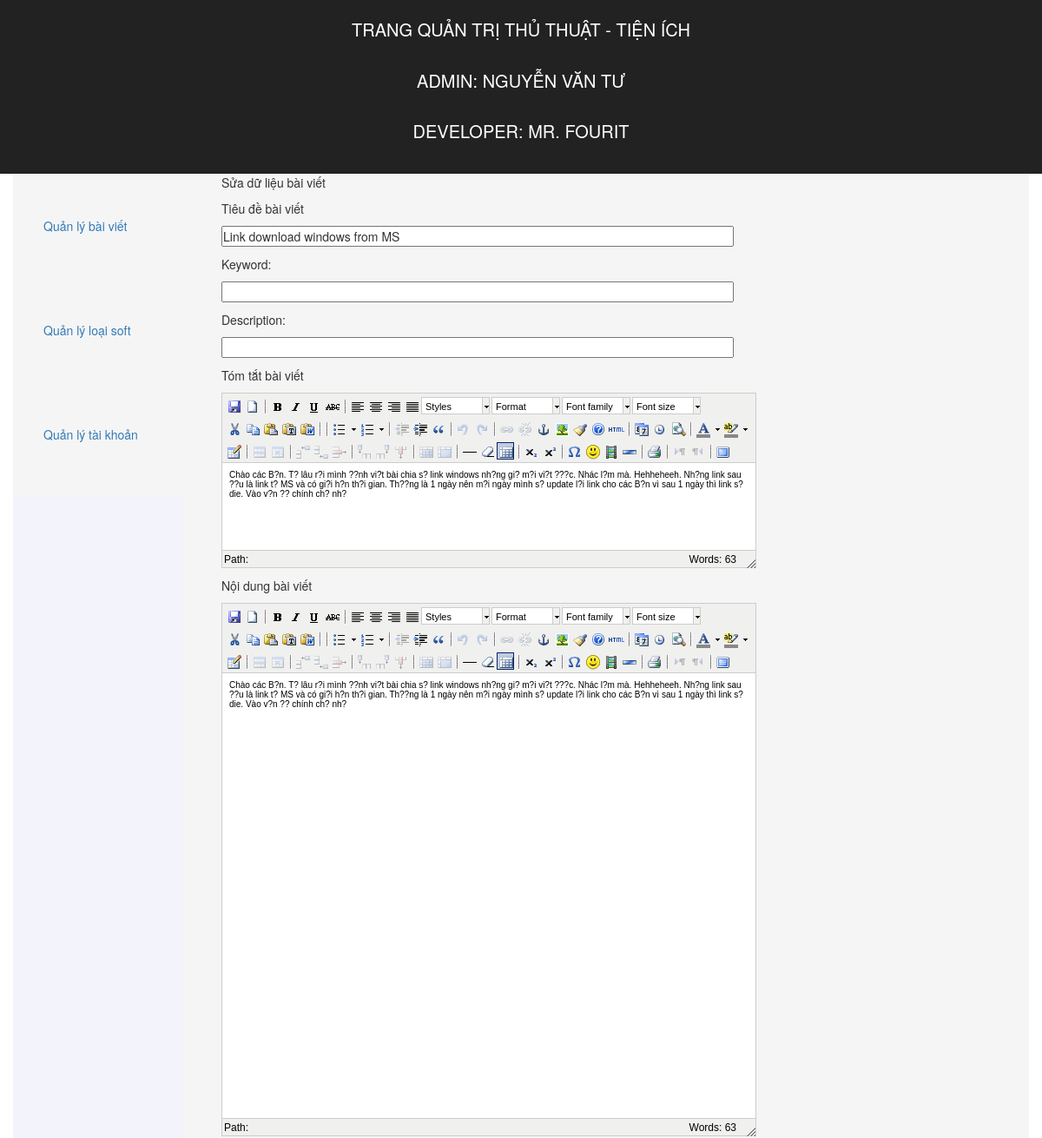
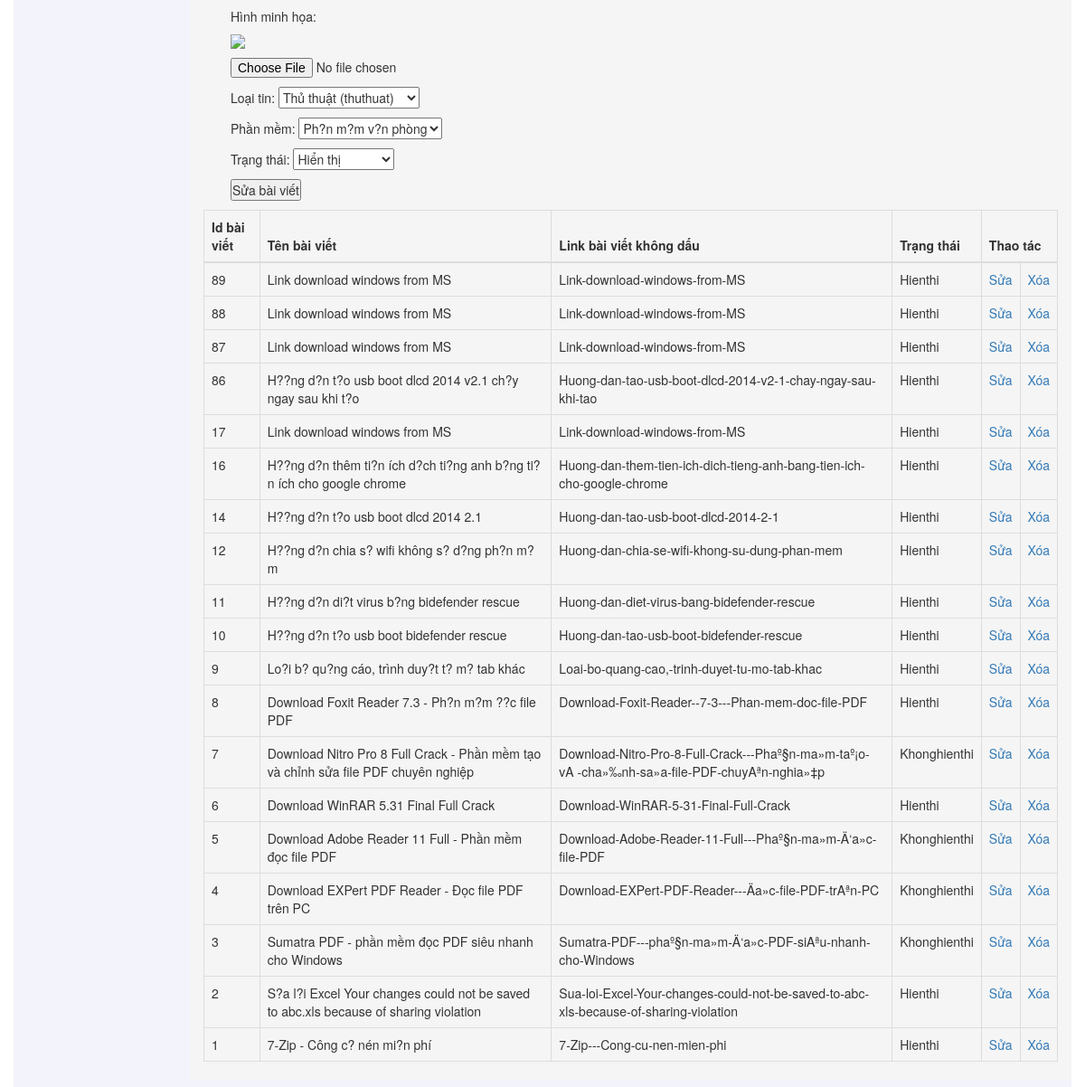
Page /admincp/index.php?quanly=baiviet&action=sua&idbaiviet=89 (signed in) on the committed database (2 pictures, top to bottom).
### tables this page shows
CREATE TABLE IF NOT EXISTS `baiviet` (
  `idbaiviet` int(11) NOT NULL AUTO_INCREMENT,
  `tieudebaiviet` text NOT NULL,
  `urlbaiviet` text NOT NULL,
  `tomtatbaiviet` text NOT NULL,
  `noidungbaiviet` text NOT NULL,
  `anhminhhoa` varchar(100) NOT NULL,
  `loaitin` text NOT NULL,
  `loaisoft` text NOT NULL,
  `thutu` int(11) NOT NULL,
  `trangthai` text NOT NULL,
  `nguoidang` text NOT NULL,
  `datetime` datetime NOT NULL,
  PRIMARY KEY (`idbaiviet`)
);

CREATE TABLE IF NOT EXISTS `loaisoft` (
  `idloaisoft` int(11) NOT NULL AUTO_INCREMENT,
  `tenloaisoft` text NOT NULL,
  `tendaydu` text NOT NULL,
  `anhminhhoa` text NOT NULL,
  `thutu` int(11) NOT NULL,
  `trangthai` text NOT NULL,
  `vitri` int(11) NOT NULL,
  PRIMARY KEY (`idloaisoft`)
);

### admincp/module/list-baiviet.php (the view)
<table class="table table-responsive table-bordered">
	<thead>
    	<tr>
        	<th>Id bài viết</th>
            <th>Tên bài viết</th>
            <th>Link bài viết không dấu</th>
            <th>Trạng thái</th>
            <th colspan="2">Thao tác</th>
        </tr>
    </thead>
  	<tbody>
<?php
	$sql="Select idbaiviet,tieudebaiviet,urlbaiviet,trangthai From baiviet Order by idbaiviet DESC";
	$sql_query_excute=mysqli_query($connect,$sql);
	while($myarray_listbaiviet=mysqli_fetch_array($sql_query_excute))
	{
?>
	<tr>
        <td><?php echo $myarray_listbaiviet['idbaiviet']; ?></td>
        <td><?php echo $myarray_listbaiviet['tieudebaiviet']; ?></td>
        <td><?php echo $myarray_listbaiviet['urlbaiviet']; ?></td>
        <td><?php echo $myarray_listbaiviet['trangthai']; ?></td>
        <td><a href="index.php?quanly=baiviet&action=sua&idbaiviet=<?php echo $myarray_listbaiviet['idbaiviet']; ?>">Sửa</a></td>
        <td><a href="index.php?quanly=baiviet&action=xoa&idbaiviet=<?php echo $myarray_listbaiviet['idbaiviet']; ?>">Xóa</a></td>
   </tr>
<?php
	}
?>
    </tbody>
</table>

### admincp/module/sua.php (shortened to what this page needs)
<?php
	$sql_loaisoft="Select * From loaisoft";
	$sql_loaisoft_excute=mysqli_query($connect,$sql_loaisoft);
	$sql_suabaiviet="Select * From baiviet Where idbaiviet='".$_GET['idbaiviet']."'";
	$sql_sua_excute=mysqli_query($connect,$sql_suabaiviet);
	$myarray_suabaiviet=mysqli_fetch_array($sql_sua_excute);
?>
<div class="row">
	<div class="col-md-8">
        <form action="module/add-process.php?idbaiviet=<?php echo $_GET['idbaiviet']; ?>" method="post" enctype="multipart/form-data">
            <div class="thembaiviet">
                <p>Sửa dữ liệu bài viết</p>
                <p>Tiêu đề bài viết</p><p><input name="tieudebaiviet" type="text" value="<?php echo $myarray_suabaiviet['tieudebaiviet']; ?>"></p>
                <p>Keyword: </p><p><input name="keywords" type="text" value="<?php echo $myarray_suabaiviet['keywords']; ?>"></p>
                <p>Description: </p><p><input name="description" type="text" value="<?php echo $myarray_suabaiviet['description']; ?>"></p>
                <p>Tóm tắt bài viết</p><p><textarea name="tomtatbaiviet" cols="80" rows="5"><?php echo $myarray_suabaiviet['tomtatbaiviet']; ?></textarea></p>
                <p>Nội dung bài viết</p><p><textarea name="noidungbaiviet" cols="80" rows="30"><?php echo $myarray_suabaiviet['noidungbaiviet']; ?></textarea></p>
                <p>Hình minh họa: </p>
                <p> <img class="img-responsive" src="../source/<?php echo $myarray_suabaiviet['anhminhhoa']; ?>"</p>
                <p><input type="file" name="anhminhhoa" value="<?php echo $myarray_suabaiviet['anhminhhoa']; ?>"></p>
                <p>Loại tin: <select name="loaitin">
                        <option <?php if($myarray_suabaiviet['loaitin']=='thuthuat') echo 'selected';?> value="thuthuat">Thủ thuật (thuthuat)</option>
                    </select>
                </p>
                <p>Phần mềm: <select name="loaisoft">
                        <?php
                            while($myarray_loaisoft=mysqli_fetch_array($sql_loaisoft_excute))
                            {
                        ?>
                        <option <?php if($myarray_loaisoft['tenloaisoft']==$myarray_suabaiviet['loaisoft']) echo "selected"; ?> value="<?php echo $myarray_loaisoft["tenloaisoft"]; ?>"><?php echo $myarray_loaisoft["tendaydu"]; ?></option>
                        <?php } ?>
                    </select>
                </p>
                <p>Trạng thái: <select name="trangthai">
                                    <option <?php if($myarray_suabaiviet['trangthai']=='Hienthi') echo "selected";?> value="Hienthi">Hiển thị</option>
                            </select>
                </p>
                <p><input type="submit" name="suabaiviet" value="Sửa bài viết"></p>
            </div>
        </form>
	</div>
</div>
<?php include('module/list-baiviet.php'); ?>

### style/css/custom.css (style rules this page uses)
.thembaiviet input[type="text"] { width: 100%; }
.thembaiviet { padding-left:30px; }

### admincp/jscripts/tiny_mce/themes/advanced/skins/default/content.css (style rules this page uses)
body, td, pre { color:#000; font-family:Verdana, Arial, Helvetica, sans-serif; font-size:10px; margin:8px; }
body { background:#FFF; }
img { border:0; }
table { cursor:default }
table td, table th { cursor:text }

### admincp/css/content.css (style rules this page uses)
body { background-color: #FFFFFF; font-family: Verdana, Arial, Helvetica, sans-serif; font-size: 10px; scrollbar-3dlight-color: #F0F0EE; scrollbar-arrow-color: #676662; scrollbar-base-color: #F0F0EE; scrollbar-darkshadow-color: #DDDDDD; scrollbar-face-color: #E0E0DD; scrollbar-highlight-color: #F0F0EE; scrollbar-shadow-color: #F0F0EE; scrollbar-track-color: #F5F5F5; }
td { font-family: Verdana, Arial, Helvetica, sans-serif; font-size: 10px; }
thead { background-color: #FFBBBB; }
th { font-family: Verdana, Arial, Helvetica, sans-serif; font-size: 13px; }

### rows in the picture
baiviet: tieudebaiviet "Link download windows from MS", loaitin "Thủ thuật (thuthuat)", loaisoft "Ph?n m?m v?n phòng", trangthai "Hiển thị", idbaiviet "89", urlbaiviet "Link-download-windows-from-MS", trangthai "Hienthi"
baiviet: idbaiviet "88", tieudebaiviet "Link download windows from MS", urlbaiviet "Link-download-windows-from-MS", trangthai "Hienthi"
baiviet: idbaiviet "87", tieudebaiviet "Link download windows from MS", urlbaiviet "Link-download-windows-from-MS", trangthai "Hienthi"
baiviet: idbaiviet "86", tieudebaiviet "H??ng d?n t?o usb boot dlcd 2014 v2.1 ch?y ngay sau khi t?o", urlbaiviet "Huong-dan-tao-usb-boot-dlcd-2014-v2-1-chay-ngay-sau-khi-tao", trangthai "Hienthi"
baiviet: idbaiviet "17", tieudebaiviet "Link download windows from MS", urlbaiviet "Link-download-windows-from-MS", trangthai "Hienthi"
baiviet: idbaiviet "16", tieudebaiviet "H??ng d?n thêm ti?n ích d?ch ti?ng anh b?ng ti?n ích cho google chrome", urlbaiviet "Huong-dan-them-tien-ich-dich-tieng-anh-bang-tien-ich-cho-google-chrome", trangthai "Hienthi"
baiviet: idbaiviet "14", tieudebaiviet "H??ng d?n t?o usb boot dlcd 2014 2.1", urlbaiviet "Huong-dan-tao-usb-boot-dlcd-2014-2-1", trangthai "Hienthi"
baiviet: idbaiviet "12", tieudebaiviet "H??ng d?n chia s? wifi không s? d?ng ph?n m?m", urlbaiviet "Huong-dan-chia-se-wifi-khong-su-dung-phan-mem", trangthai "Hienthi"
baiviet: idbaiviet "11", tieudebaiviet "H??ng d?n di?t virus b?ng bidefender rescue", urlbaiviet "Huong-dan-diet-virus-bang-bidefender-rescue", trangthai "Hienthi"
baiviet: idbaiviet "10", tieudebaiviet "H??ng d?n t?o usb boot bidefender rescue", urlbaiviet "Huong-dan-tao-usb-boot-bidefender-rescue", trangthai "Hienthi"
baiviet: idbaiviet "9", tieudebaiviet "Lo?i b? qu?ng cáo, trình duy?t t? m? tab khác", urlbaiviet "Loai-bo-quang-cao,-trinh-duyet-tu-mo-tab-khac", trangthai "Hienthi"
baiviet: idbaiviet "8", tieudebaiviet "Download Foxit Reader 7.3 - Ph?n m?m ??c file PDF", urlbaiviet "Download-Foxit-Reader--7-3---Phan-mem-doc-file-PDF", trangthai "Hienthi"
baiviet: idbaiviet "7", tieudebaiviet "Download Nitro Pro 8 Full Crack - Phần mềm tạo và chỉnh sửa file PDF chuyên nghiệp", urlbaiviet "Download-Nitro-Pro-8-Full-Crack---Phaº§n-ma»m-taº¡o-vA -cha»‰nh-sa»­a-file-PDF-chuyAªn-nghia»‡p", trangthai "Khonghienthi"
baiviet: idbaiviet "6", tieudebaiviet "Download WinRAR 5.31 Final Full Crack", urlbaiviet "Download-WinRAR-5-31-Final-Full-Crack", trangthai "Hienthi"
baiviet: idbaiviet "5", tieudebaiviet "Download Adobe Reader 11 Full - Phần mềm đọc file PDF", urlbaiviet "Download-Adobe-Reader-11-Full---Phaº§n-ma»m-Ä‘a»c-file-PDF", trangthai "Khonghienthi"
baiviet: idbaiviet "4", tieudebaiviet "Download EXPert PDF Reader - Đọc file PDF trên PC", urlbaiviet "Download-EXPert-PDF-Reader---Äa»c-file-PDF-trAªn-PC", trangthai "Khonghienthi"
baiviet: idbaiviet "3", tieudebaiviet "Sumatra PDF - phần mềm đọc PDF siêu nhanh cho Windows", urlbaiviet "Sumatra-PDF---phaº§n-ma»m-Ä‘a»c-PDF-siAªu-nhanh-cho-Windows", trangthai "Khonghienthi"
baiviet: idbaiviet "2", tieudebaiviet "S?a l?i Excel Your changes could not be saved to abc.xls because of sharing violation", urlbaiviet "Sua-loi-Excel-Your-changes-could-not-be-saved-to-abc-xls-because-of-sharing-violation", trangthai "Hienthi"
baiviet: idbaiviet "1", tieudebaiviet "7-Zip - Công c? nén mi?n phí", urlbaiviet "7-Zip---Cong-cu-nen-mien-phi", trangthai "Hienthi"
